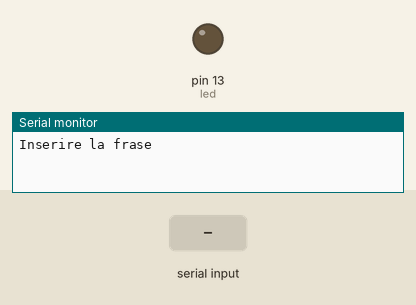
Recording of a sketch running on a simulated Arduino Uno, built with avr-gcc and run on an emulated ATmega328P. Shown: output pins drawn as LEDs (lit = HIGH), the last lines printed to the serial monitor. Inputs (shaded band) come from the test bench.

Above: at 1.2 s.
1.3 s: "." received over Serial
At 10.2 s:
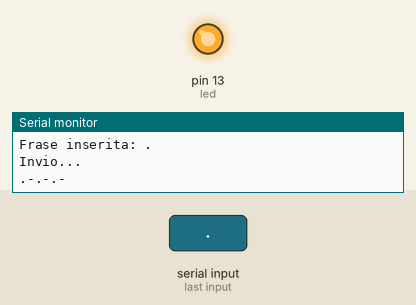
Timing chart, 0 to 12.6 s (numbered marks = the images above; inputs shaded):
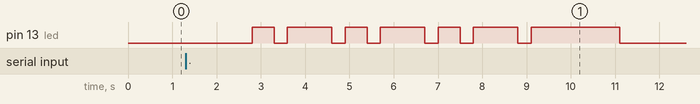

Measured:
- after the input at 1.3 s, pin 13 (led): LOW → HIGH after 1.5 s, then repeats every 2.1 s: LOW 0.30 s, HIGH 1.0 s, LOW 0.30 s, HIGH 0.50 s

The sketch:

Trasmettitori_di_Gulliver.ino
```cpp
int led = 13;
String input;

char Caratteri[] = {'A', 'B', 'C', 'D', 'E', 'F', 'G', 'H', 'I', 'J', 'K', 'L', 'M', 'N', 'O', 'P', 'Q', 'R', 'S', 'T', 'U', 'V', 'W', 'X', 'Y', 'Z', '0', '1', '2', '3', '4', '5', '6', '7', '8', '9', '.', ',', ':', '?', '=', '-', '(', ')', '"', '/', '@', '!'};
char* Codice[] = { ".-", "-...", "-.-.", "-..", ".", "..-.", "--.", "....", "..", ".---", "-.-", ".-..", "--", "-.", "---", ".--.", "--.-", ".-.", "...", "-", "..-", "...-", ".--", "-..-", "-.--", "--..", "-----", ".----", "..---", "...--", "....-", ".....", "-....", "--...", "---..", "----.", ".-.-.-", "--..--", "---...", "..--..", "-...-", "-....-", "-.--.", "-.--.-", ".-..-.", "-..-.", ".--.-.", "-.-.--" };


int tPunto = 500;
int tTrattino = 1000;
int stacco = 300;
int fineCarattere = 2000;
int posPunto = 36;
int posSpazio = 40;

typedef struct nodo{
  char lettera;
  struct nodo* succ;
}Frase;

Frase* frase = NULL;

Frase* aggiungiNodo(Frase* a, char s);
Frase* clearLista(Frase* app);
void stampaLista(Frase* app);


void setup() {
  // put your setup code here, to run once:
  Serial.begin(9600);
  pinMode(led, OUTPUT);
}

void loop() {
  Serial.println("Inserire la frase");
  input = Serial.readString();
  while(input.length() == 0){
    input = Serial.readString();
    delay(500);
  }
  Serial.print("Frase inserita: ");
  Serial.println(input);

  Serial.println("Invio...");
  input.toUpperCase();
  int lung = input.length();
  char app;


  for(int i = 0; i < lung - 1; i++){
    app = input[i];

    frase = aggiungiNodo(frase, app);

    if(app == ' '){
      codiceLetteraLuce(posSpazio);
    }
    else{
      for(int j = 0; j < 47; j++){
        if(app == Caratteri[j]){
          codiceLetteraLuce(j);
          break;
        }
      }
    }
  }
  if(app != '.'){
    codiceLetteraLuce(posPunto);
  }

  input = "";

  stampaLista(frase);
  frase = clearLista(frase);
  delay(6000);
  Serial.println();
  Serial.println("------------");

}

void codiceLetteraLuce(int pos){

  String cod = Codice[pos];
  Serial.println(cod);
  for(int i = 0; i < cod.length(); i++){

    char s = cod[i];
    //Serial.println(s);
    if(s == '.'){
      digitalWrite(led, HIGH);
      delay(tPunto);
    }
    else if(s == '-'){
      digitalWrite(led, HIGH);
      delay(tTrattino);
    }
    digitalWrite(led, LOW);
    delay(stacco);
  }

  digitalWrite(led, HIGH);
  delay(fineCarattere);
  digitalWrite(led, LOW);
  delay(stacco);
}

Frase* aggiungiNodo(Frase* a, char s)
{
  if (a == NULL)
  {
    Frase* n = (Frase *)malloc(sizeof(Frase));
    n->lettera = s;
    n->succ = NULL;
    return n;
  }else{
    a->succ = aggiungiNodo(a->succ, s);
  }
  return a;
}

void stampaLista(Frase* app){
  if(app != NULL){
    Serial.print(app->lettera);
    stampaLista(app->succ);
  }
}

Frase* clearLista(Frase* app){
  if(app->succ != NULL){
    app->succ = clearLista(app->succ);
  }
  return NULL;
}
```
